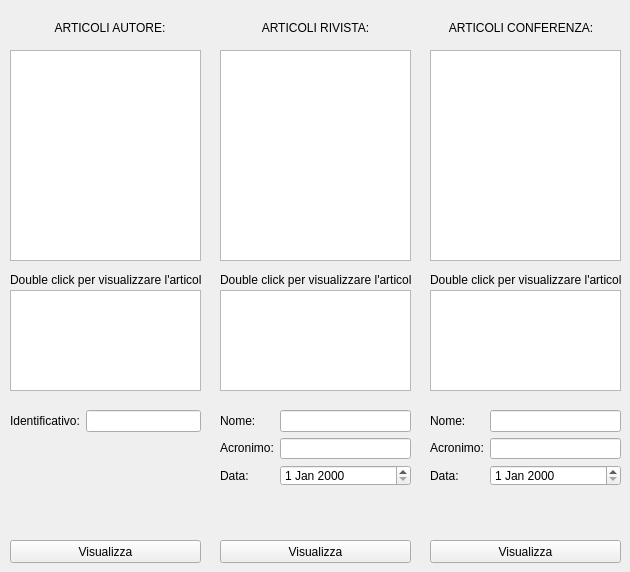
      <widget class="QWidget" name="SEZIONEB">
       <widget class="QListWidget" name="ListaArticoliAutore">
        <property name="geometry">
         <rect>
          <x>10</x>
          <y>50</y>
          <width>191</width>
          <height>211</height>
         </rect>
        </property>
       </widget>
       <widget class="QPlainTextEdit" name="ArticoloAutoreConsiderato">
        <property name="geometry">
         <rect>
          <x>10</x>
          <y>290</y>
          <width>191</width>
          <height>101</height>
         </rect>
        </property>
        <property name="readOnly">
         <bool>true</bool>
        </property>
       </widget>
       <widget class="QPlainTextEdit" name="ArticoloRivistaConsiderato">
        <property name="geometry">
         <rect>
          <x>220</x>
          <y>290</y>
          <width>191</width>
          <height>101</height>
         </rect>
        </property>
        <property name="readOnly">
         <bool>true</bool>
        </property>
       </widget>
       <widget class="QPlainTextEdit" name="ArticoloConferenzaConsiderato">
        <property name="geometry">
         <rect>
          <x>430</x>
          <y>290</y>
          <width>191</width>
          <height>101</height>
         </rect>
        </property>
        <property name="readOnly">
         <bool>true</bool>
        </property>
       </widget>
       <widget class="QWidget" name="layoutWidget_5">
        <property name="geometry">
         <rect>
          <x>430</x>
          <y>410</y>
          <width>191</width>
          <height>76</height>
         </rect>
        </property>
        <layout class="QHBoxLayout" name="horizontalLayout_13">
         <item>
          <layout class="QVBoxLayout" name="verticalLayout_21">
           <item>
            <widget class="QLabel" name="label_40">
             <property name="text">
              <string>Nome:</string>
             </property>
            </widget>
           </item>
           <item>
            <widget class="QLabel" name="label_41">
             <property name="text">
              <string>Acronimo:</string>
             </property>
            </widget>
           </item>
           <item>
            <widget class="QLabel" name="label_42">
             <property name="text">
              <string>Data:</string>
             </property>
            </widget>
           </item>
          </layout>
         </item>
         <item>
          <layout class="QVBoxLayout" name="verticalLayout_22">
           <item>
            <widget class="QLineEdit" name="NomeConferenza"/>
           </item>
           <item>
            <widget class="QLineEdit" name="AcronimoConferenza"/>
           </item>
           <item>
            <widget class="QDateEdit" name="DataConferenza"/>
           </item>
          </layout>
         </item>
        </layout>
       </widget>
       <widget class="QPushButton" name="CercaArticoliAutore">
        <property name="geometry">
         <rect>
          <x>10</x>
          <y>540</y>
          <width>191</width>
          <height>23</height>
         </rect>
        </property>
        <property name="text">
         <string>Visualizza</string>
        </property>
       </widget>
       <widget class="QPushButton" name="CercaArticoliRivista">
        <property name="geometry">
         <rect>
          <x>220</x>
          <y>540</y>
          <width>191</width>
          <height>23</height>
         </rect>
        </property>
        <property name="text">
         <string>Visualizza</string>
        </property>
       </widget>
       <widget class="QPushButton" name="CercaArticoliConferenza">
        <property name="geometry">
         <rect>
          <x>430</x>
          <y>540</y>
          <width>191</width>
          <height>23</height>
         </rect>
        </property>
        <property name="text">
         <string>Visualizza</string>
        </property>
       </widget>
       <widget class="QWidget" name="layoutWidget">
        <property name="geometry">
         <rect>
          <x>10</x>
          <y>410</y>
          <width>191</width>
          <height>22</height>
         </rect>
        </property>
        <layout class="QHBoxLayout" name="horizontalLayout_11">
         <item>
          <widget class="QLabel" name="label_36">
           <property name="text">
            <string>Identificativo:</string>
           </property>
          </widget>
         </item>
         <item>
          <widget class="QLineEdit" name="IdentificativoAutore"/>
         </item>
        </layout>
       </widget>
       <widget class="QWidget" name="layoutWidget">
        <property name="geometry">
         <rect>
          <x>220</x>
          <y>410</y>
          <width>191</width>
          <height>76</height>
         </rect>
        </property>
        <layout class="QHBoxLayout" name="horizontalLayout_12">
         <item>
          <layout class="QVBoxLayout" name="verticalLayout_20">
           <item>
            <widget class="QLabel" name="label_37">
             <property name="text">
              <string>Nome:</string>
             </property>
            </widget>
           </item>
           <item>
            <widget class="QLabel" name="label_38">
             <property name="text">
              <string>Acronimo:</string>
             </property>
            </widget>
           </item>
           <item>
            <widget class="QLabel" name="label_39">
             <property name="text">
              <string>Data:</string>
             </property>
            </widget>
           </item>
          </layout>
         </item>
         <item>
          <layout class="QVBoxLayout" name="verticalLayout_10">
           <item>
            <widget class="QLineEdit" name="NomeRivista"/>
           </item>
           <item>
            <widget class="QLineEdit" name="AcronimoRivista"/>
           </item>
           <item>
            <widget class="QDateEdit" name="DataRivista"/>
           </item>
          </layout>
         </item>
        </layout>
       </widget>
       <widget class="QListWidget" name="ListaArticoliRivista">
        <property name="geometry">
         <rect>
          <x>220</x>
          <y>50</y>
          <width>191</width>
          <height>211</height>
         </rect>
        </property>
       </widget>
       <widget class="QListWidget" name="ListaArticoliConferenza">
        <property name="geometry">
         <rect>
          <x>430</x>
          <y>50</y>
          <width>191</width>
          <height>211</height>
         </rect>
        </property>
       </widget>
       <widget class="QLabel" name="label_45">
        <property name="geometry">
         <rect>
          <x>10</x>
          <y>270</y>
          <width>191</width>
          <height>20</height>
         </rect>
        </property>
        <property name="text">
         <string>Double click per visualizzare l'articolo:</string>
        </property>
       </widget>
       <widget class="QLabel" name="label_46">
        <property name="geometry">
         <rect>
          <x>220</x>
          <y>270</y>
          <width>191</width>
          <height>20</height>
         </rect>
        </property>
        <property name="text">
         <string>Double click per visualizzare l'articolo:</string>
        </property>
       </widget>
       <widget class="QLabel" name="label_47">
        <property name="geometry">
         <rect>
          <x>430</x>
          <y>270</y>
          <width>191</width>
          <height>20</height>
         </rect>
        </property>
        <property name="text">
         <string>Double click per visualizzare l'articolo:</string>
        </property>
       </widget>
       <widget class="QWidget" name="layoutWidget">
        <property name="geometry">
         <rect>
          <x>10</x>
          <y>20</y>
          <width>611</width>
          <height>16</height>
         </rect>
        </property>
        <layout class="QHBoxLayout" name="horizontalLayout_16">
         <item>
          <widget class="QLabel" name="label_48">
           <property name="text">
            <string>ARTICOLI AUTORE:</string>
           </property>
           <property name="alignment">
            <set>Qt::AlignCenter</set>
           </property>
          </widget>
         </item>
         <item>
          <widget class="QLabel" name="label_49">
           <property name="text">
            <string>ARTICOLI RIVISTA:</string>
           </property>
           <property name="alignment">
            <set>Qt::AlignCenter</set>
           </property>
          </widget>
         </item>
         <item>
          <widget class="QLabel" name="label_50">
           <property name="text">
            <string>ARTICOLI CONFERENZA:</string>
           </property>
           <property name="alignment">
            <set>Qt::AlignCenter</set>
           </property>
          </widget>
         </item>
        </layout>
       </widget>
      </widget>
